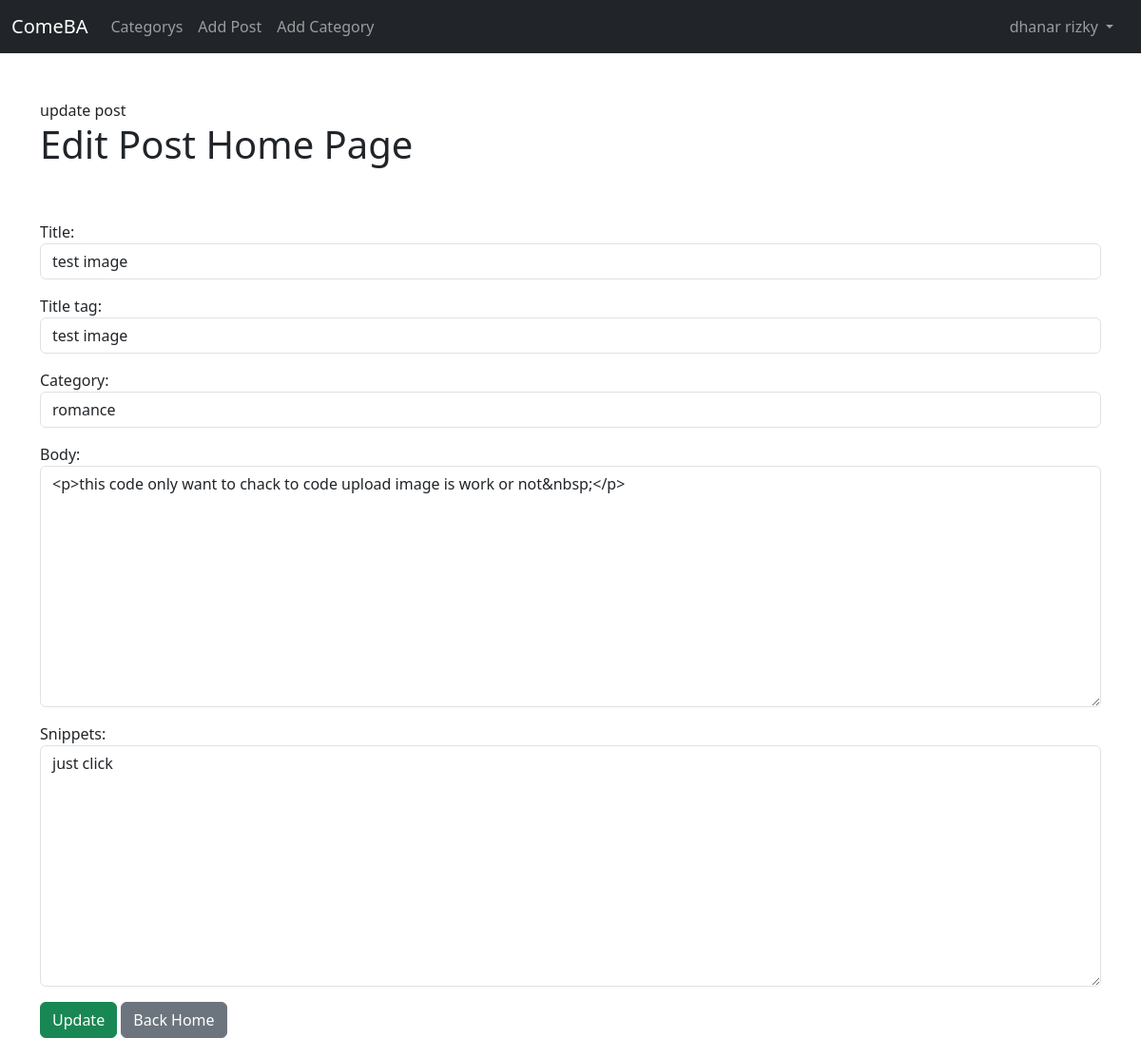
The app's page /article/edit/15 (signed in) with its own data.
### artikelBlog/models.py (models this page shows, shortened)
class Post(models.Model):
    title =  models.CharField(max_length=255)
    header_image = models.ImageField(null=True, blank=True, upload_to='images/')
    title_tag = models.CharField(max_length=255, default= 'artikelBlog')
    author = models.ForeignKey(User, on_delete=models.CASCADE)
    body = RichTextField(blank=True, null=True)
    post_date = models.DateField(auto_now_add=True)
    category = models.CharField(max_length=255, default='thisDefaultOfCategory')
    snippets = models.CharField(max_length=255, default='click Link above to read Blog Post ....')
    likes = models.ManyToManyField(User,related_name='blog_posts')

### artikelBlog/views.py (the view)
# urls.py: path('article/edit/<int:pk>',views.PostUpdateView.as_view(), name='update-post'),
class PostUpdateView(UpdateView):
    model = Post
    form_class = EditForm
    template_name = "Blog/Update_post.html"

### artikelBlog/forms.py
class EditForm(forms.ModelForm):
    class Meta:
        model = Post
        fields = ('title','title_tag','category','body','snippets')
        widgets = {
            'title': forms.TextInput(attrs={'class':'form-control'}),
            'title_tag': forms.TextInput(attrs={'class':'form-control'}),
            'category' : forms.Select(choices=choice_list ,attrs={'class':'form-control'}),
            'body': forms.Textarea(attrs={'class':'form-control'}),
            'snippets': forms.Textarea(attrs={'class':'form-control'}),
        }

### artikelBlog/templates/Blog/update_post.html (shortened to what this page needs)
{% extends 'Blog/base.html' %}
{% block content %}
{% block title %}
update post
{% endblock title %}
<h1>Edit Post Home Page</h1>
<br/><br/>
{% if user.is_authenticated %}
    {% if user.id == post.author.id %}
        <form method='POST'>
        {{ form.as_p }}
        <button class="btn btn-success">Update</button>
        <a href='{% url "homePage" %}' class="btn btn-secondary">Back Home</a>
    {% else %}
        you dont allow at this page, and u know that.... !!
    {% endif %}
{% else %}
    you dont allow at this page, and u know that.... !!
{% endif %}
{% endblock content %}

### artikelBlog/templates/Blog/base.html (shortened to what this page needs)
<!doctype html>
<html lang="en">
  <head>
    <link href="https://cdn.jsdelivr.net/npm/bootstrap@5.3.0-alpha3/dist/css/bootstrap.min.css" rel="stylesheet">
  </head>
  <body>
    <nav class="navbar navbar-expand-lg navbar-dark bg-dark">
        <div class="container-fluid">
          <a class="navbar-brand" href="{% url 'homePage' %}">ComeBA</a>
          <div class="collapse navbar-collapse" id="navbarSupportedContent">
            <ul class="navbar-nav me-auto mb-2 mb-lg-0">
              {% if cat_menu %}
                <li class="nav-item dropdown">
                  <a class="nav-link dropdown-toggle" href="#" role="button" data-bs-toggle="dropdown" aria-expanded="false">
                    Category
                  </a>
                  <ul class="dropdown-menu">
                    {% for item in cat_menu %}
                    <li><a class="dropdown-item" href="{% url 'category' item|slugify %}">{{ item }}</a></li>
                    {% endfor %}
                  </ul>
                </li>
              {% else %}
                <li class="nav-item">
                  <a class="nav-link" href="{% url 'category-list' %}">Categorys</a>
                </li>
              {% endif %}
                <li class="nav-item">
                  <a class="nav-link" href="{% url 'post_add' %}">Add Post</a>
                </li>
                <li class="nav-item">
                  <a class="nav-link" href="{% url 'add-category' %}">Add Category</a>
                </li>
            </ul>
              <ul class="navbar-nav ml-auto" >
                <li class=nav-item>
                  {% if user.is_authenticated %}
                  <li class="nav-item dropdown">
                    <a class="nav-link dropdown-toggle" href="#" role="button" data-bs-toggle="dropdown" aria-expanded="false">
                      {{ user.first_name }} {{ user.last_name }}
                    </a>
                  </li>|
                {% endif %}
                </li>
              </ul>
          </div>
        </div>
      </nav>
    <br/><br/>
    <div class='container'>
    {% block content %}{% endblock content %}
    </div>
  </body>
</html>

### records on screen
Post: title "test image", title_tag "test image", category "romance", body "<p>this code only want to chack to code upload image is work or not&nbsp;</p>", snippets "just click"

### other values on screen
{{ user.first_name }} "dhanar"
{{ user.last_name }} "rizky"
